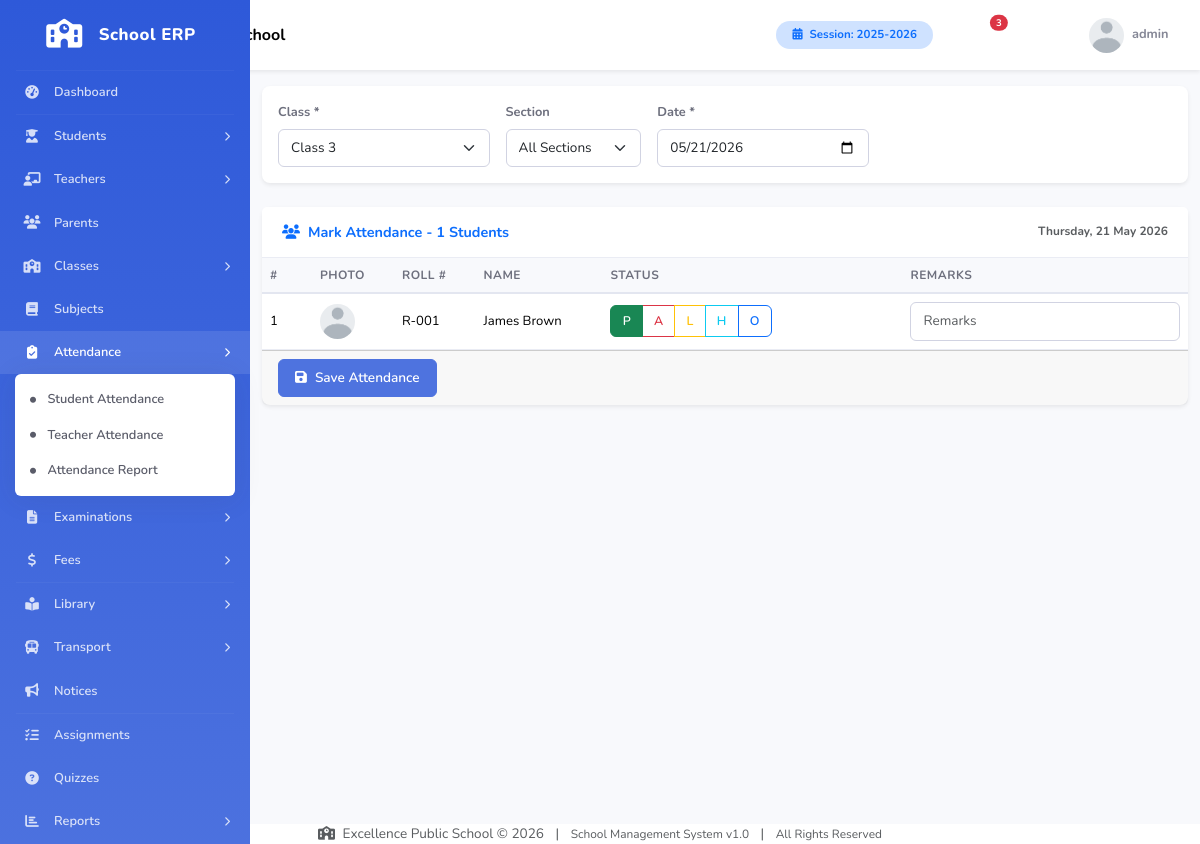
Page /modules/attendance/index.php?class_id=5 (signed in) on the committed database.
### tables this page shows
CREATE TABLE IF NOT EXISTS school_info (
    school_id INT(11) NOT NULL AUTO_INCREMENT,
    school_name VARCHAR(255) NOT NULL,
    school_address TEXT,
    school_phone VARCHAR(50),
    school_email VARCHAR(100),
    school_website VARCHAR(100),
    school_logo VARCHAR(255) DEFAULT 'default_logo.png',
    principal_name VARCHAR(100),
    established_year YEAR,
    registration_number VARCHAR(100),
    academic_session VARCHAR(20) DEFAULT '2025-2026',
    session_start_date DATE,
    session_end_date DATE,
    currency_symbol VARCHAR(10) DEFAULT '$',
    timezone VARCHAR(50) DEFAULT 'UTC',
    theme_color VARCHAR(20) DEFAULT '#4e73df',
    sidebar_color VARCHAR(20) DEFAULT '#2e59d9',
    created_at TIMESTAMP DEFAULT CURRENT_TIMESTAMP,
    updated_at TIMESTAMP DEFAULT CURRENT_TIMESTAMP ON UPDATE CURRENT_TIMESTAMP,
    PRIMARY KEY (school_id)
);

CREATE TABLE IF NOT EXISTS students (
    student_id INT(11) NOT NULL AUTO_INCREMENT,
    user_id INT(11) NOT NULL,
    admission_no VARCHAR(30) NOT NULL,
    roll_no VARCHAR(30),
    first_name VARCHAR(50) NOT NULL,
    last_name VARCHAR(50) NOT NULL,
    gender ENUM('Male','Female','Other') NOT NULL,
    date_of_birth DATE,
    cnic_bform VARCHAR(30),
    religion VARCHAR(50),
    blood_group VARCHAR(10),
    phone VARCHAR(20),
    email VARCHAR(100),
    class_id INT(11) NOT NULL,
    section_id INT(11),
    parent_id INT(11),
    admission_date DATE,
    previous_school VARCHAR(100),
    previous_class VARCHAR(50),
    transfer_certificate VARCHAR(255),
    birth_certificate VARCHAR(255),
    photo VARCHAR(255) DEFAULT 'default_student.png',
    address TEXT,
    city VARCHAR(50),
    state VARCHAR(50),
    zip_code VARCHAR(20),
    country VARCHAR(50),
    transport_id INT(11) DEFAULT NULL,
    hostel_required TINYINT(1) DEFAULT 0,
    medical_notes TEXT,
    status ENUM('active','inactive','graduated','transferred','suspended') DEFAULT 'active',
    created_at TIMESTAMP DEFAULT CURRENT_TIMESTAMP,
    updated_at TIMESTAMP DEFAULT CURRENT_TIMESTAMP ON UPDATE CURRENT_TIMESTAMP,
    PRIMARY KEY (student_id),
    UNIQUE KEY uk_admission_no (admission_no),
    UNIQUE KEY uk_student_user (user_id),
    KEY idx_class_student (class_id),
    KEY idx_section_student (section_id),
    KEY idx_parent_student (parent_id),
    CONSTRAINT fk_student_user FOREIGN KEY (user_id) REFERENCES users(user_id) ON DELETE CASCADE,
    CONSTRAINT fk_student_class FOREIGN KEY (class_id) REFERENCES classes(class_id),
    CONSTRAINT fk_student_section FOREIGN KEY (section_id) REFERENCES sections(section_id),
    CONSTRAINT fk_student_parent FOREIGN KEY (parent_id) REFERENCES parents(parent_id)
);

### includes/functions.php (called while the page is built, shortened)
<?php
require_once __DIR__ . '/../config/database.php';
function getCurrentSession() {
    global $conn;
    $result = $conn->query("SELECT academic_session FROM school_info LIMIT 1");
    if ($result && $result->num_rows > 0) {
        return $result->fetch_assoc()['academic_session'];
    }
    return date('Y') . '-' . (date('Y') + 1);
}
function getSchoolInfo() {
    global $conn;
    $result = $conn->query("SELECT * FROM school_info LIMIT 1");
    if ($result && $result->num_rows > 0) {
        return $result->fetch_assoc();
    }
    return null;
}
function getUnreadNotificationCount($user_id) {
    global $conn;
    $stmt = $conn->prepare("SELECT COUNT(*) as count FROM notifications WHERE user_id = ? AND is_read = 0");
    $stmt->bind_param("i", $user_id);
    $stmt->execute();
    return $stmt->get_result()->fetch_assoc()['count'] ?? 0;
}
?>

### includes/auth.php (called while the page is built, shortened)
<?php
require_once __DIR__ . '/../config/database.php';
function getCurrentUserId() {
    return $_SESSION['user_id'] ?? null;
}
function getCurrentUserRole() {
    return $_SESSION['role'] ?? null;
}
function getCurrentUserName() {
    return $_SESSION['username'] ?? 'Guest';
}
function sanitize($input) {
    global $conn;
    $input = trim($input);
    $input = stripslashes($input);
    $input = htmlspecialchars($input, ENT_QUOTES, 'UTF-8');
    if ($conn) {
        $input = $conn->real_escape_string($input);
    }
    return $input;
}
?>

### modules/attendance/index.php (the view, shortened to what this page needs)
<?php
require_once '../../config/database.php';
require_once '../../includes/auth.php';
require_once '../../includes/functions.php';
$classId = intval($_GET['class_id'] ?? 0);
$sectionId = intval($_GET['section_id'] ?? 0);
$date = sanitize($_GET['date'] ?? date('Y-m-d'));
$classes = $conn->query("SELECT * FROM classes WHERE status=1 ORDER BY class_name_numeric");
$students = null;
$existingAttendance = [];
if ($classId > 0) {
    $stmt = $conn->prepare("SELECT s.student_id, s.first_name, s.last_name, s.roll_no, s.photo FROM students s WHERE s.class_id=? AND (?=0 OR s.section_id=?) AND s.status='active' ORDER BY s.roll_no, s.first_name");
    $stmt->bind_param("iii", $classId, $sectionId, $sectionId);
    $stmt->execute();
    $students = $stmt->get_result();
}
include '../../includes/header.php';
?>
<div id="wrapper">
    <?php include '../../includes/sidebar.php'; ?>
    <div id="content-wrapper" class="d-flex flex-column">
        <?php include '../../includes/navbar.php'; ?>
        <div class="container-fluid py-4">
            <div class="d-sm-flex align-items-center justify-content-between mb-4">
                <h1 class="h3 mb-0 text-gray-800"><i class="fas fa-clipboard-check me-2 text-primary"></i>Student Attendance</h1>
                <a href="report.php" class="btn btn-info"><i class="fas fa-chart-bar me-2"></i>Attendance Report</a>
            </div>
            <div class="card shadow-sm mb-4">
                <div class="card-body">
                    <form method="GET" class="row g-3 align-items-end">
                        <div class="col-md-3">
                            <label class="form-label">Class *</label>
                            <select class="form-select class-select" name="class_id" required onchange="this.form.submit()">
                                <?php $classes->data_seek(0); while($c=$classes->fetch_assoc()): ?>
                                <option value="<?php echo $c['class_id']; ?>" <?php echo $classId==$c['class_id']?'selected':''; ?>><?php echo $c['class_name']; ?></option>
                                <?php endwhile; ?>
                            </select>
                        </div>
                        <div class="col-md-2">
                            <label class="form-label">Section</label>
                            <select class="form-select section-select" name="section_id" onchange="this.form.submit()">
                                <option value="">All Sections</option>
                            </select>
                        </div>
                        <div class="col-md-3">
                            <label class="form-label">Date *</label>
                            <input type="date" class="form-control" name="date" value="<?php echo $date; ?>" onchange="this.form.submit()">
                        </div>
                    </form>
                </div>
            </div>
            <?php if ($classId > 0 && $students): ?>
            <form method="POST">
                <div class="card shadow-sm">
                    <div class="card-header d-flex justify-content-between align-items-center">
                        <h6 class="m-0 fw-bold text-primary">
                            <i class="fas fa-users me-2"></i>Mark Attendance - <?php echo $students->num_rows; ?> Students
                        </h6>
                        <div class="small text-muted"><?php echo date('l, d F Y', strtotime($date)); ?></div>
                    </div>
                    <div class="card-body p-0">
                        <div class="table-responsive">
                            <table class="table table-hover mb-0">
                                <thead><tr><th width="50">#</th><th>Photo</th><th>Roll #</th><th>Name</th><th width="300">Status</th><th>Remarks</th></tr></thead>
                                <tbody>
                                    <?php $i=1; while($st=$students->fetch_assoc()):
                                        $existing = $existingAttendance[$st['student_id']] ?? null;
                                    ?>
                                    <tr>
                                        <td><?php echo $i++; ?></td>
                                        <td><img src="../../assets/uploads/students/<?php echo $st['photo']; ?>" class="rounded-circle" style="width:35px;height:35px;object-fit:cover;" onerror="this.src='../../assets/images/default-user.png'"></td>
                                        <td><?php echo $st['roll_no']; ?></td>
                                        <td><?php echo $st['first_name'].' '.$st['last_name']; ?></td>
                                        <td>
                                            <div class="btn-group" role="group">
                                                <?php foreach(['Present','Absent','Late','Half Day','On Leave'] as $status): ?>
                                                <label class="btn btn-outline-<?php echo $status=='Present'?'success':($status=='Absent'?'danger':($status=='Late'?'warning':($status=='Half Day'?'info':'primary'))); ?> btn-sm" for="st<?php echo $st['student_id'].$status; ?>"><?php echo substr($status,0,1); ?></label>
                                                <?php endforeach; ?>
                                            </div>
                                        </td>
                                        <td><input type="text" class="form-control form-control-sm" name="remarks[<?php echo $st['student_id']; ?>]" value="<?php echo $existing['remarks'] ?? ''; ?>" placeholder="Remarks"></td>
                                    </tr>
                                    <?php endwhile; ?>
                                </tbody>
                            </table>
                        </div>
                    </div>
                    <div class="card-footer">
                        <button type="submit" class="btn btn-primary"><i class="fas fa-save me-2"></i>Save Attendance</button>
                    </div>
                </div>
            </form>
            <?php elseif ($classId > 0): ?>
            <div class="alert alert-info">No students found in this class.</div>
            <?php endif; ?>
        </div>
    </div>
</div>
<?php include '../../includes/footer.php'; ?>

### includes/navbar.php (shortened to what this page needs)
<?php
$role = getCurrentUserRole();
$userName = getCurrentUserName();
$notifications = getUnreadNotificationCount(getCurrentUserId());
$school = getSchoolInfo();
$schoolName = $school['school_name'] ?? SITE_NAME;
$profileImg = $_SESSION['profile_image'] ?? 'default.png';
?>
<nav class="navbar navbar-expand-lg navbar-light bg-white topbar shadow-sm fixed-top">
    <div class="container-fluid">
        <button class="btn btn-link rounded-circle me-3" id="sidebarToggle">
            <i class="fas fa-bars"></i>
        </button>
        <a class="navbar-brand d-none d-md-block" href="<?php echo BASE_URL; ?>dashboard.php">
            <i class="fas fa-school me-2 text-primary"></i>
            <span class="fw-bold"><?php echo htmlspecialchars($schoolName); ?></span>
        </a>
        <ul class="navbar-nav ms-auto align-items-center">
            <li class="nav-item d-none d-lg-block me-3">
                <span class="badge bg-primary-subtle text-primary px-3 py-2 rounded-pill">
                    <i class="fas fa-calendar-alt me-1"></i> Session: <?php echo getCurrentSession(); ?>
                </span>
            </li>
            <li class="nav-item dropdown me-3">
                <a class="nav-link position-relative" href="#" id="notificationDropdown" role="button" data-bs-toggle="dropdown" aria-expanded="false">
                    <?php if ($notifications > 0): ?>
                    <span class="position-absolute top-0 start-100 translate-middle badge rounded-pill bg-danger" style="font-size: 0.6rem;">
                        <?php echo $notifications; ?>
                    </span>
                    <?php endif; ?>
                </a>
            </li>
            <li class="nav-item dropdown me-3 d-none d-md-block">
                <a class="nav-link" href="#" id="quickLinksDropdown" role="button" data-bs-toggle="dropdown" aria-expanded="false">
                </a>
            </li>
            <li class="nav-item dropdown">
                <a class="nav-link dropdown-toggle d-flex align-items-center" href="#" id="userDropdown" role="button" data-bs-toggle="dropdown" aria-expanded="false">
                    <img class="rounded-circle me-2" src="<?php echo BASE_URL; ?>assets/uploads/<?php echo ($role == 'teacher' ? 'teachers' : ($role == 'student' ? 'students' : 'logos')); ?>/<?php echo $profileImg; ?>"
                         alt="Profile" style="width:35px;height:35px;object-fit:cover;"
                         onerror="this.src='<?php echo BASE_URL; ?>assets/images/default-user.png'">
                    <span class="d-none d-lg-inline small fw-bold text-gray-600"><?php echo htmlspecialchars($userName); ?></span>
                </a>
            </li>
        </ul>
    </div>
</nav>

### includes/footer.php (shortened to what this page needs)
<?php
$school = getSchoolInfo();
$schoolName = $school['school_name'] ?? SITE_NAME;
$year = date('Y');
?>
            <footer class="sticky-footer bg-white mt-4">
                <div class="container my-auto">
                    <div class="copyright text-center my-auto">
                        <span class="text-muted">
                            <i class="fas fa-school me-1"></i>
                            <?php echo htmlspecialchars($schoolName); ?> &copy; <?php echo $year; ?>
                            <span class="mx-2">|</span>
                            <span class="small">School Management System v<?php echo VERSION; ?></span>
                            <span class="mx-2">|</span>
                            <span class="small">All Rights Reserved</span>
                        </span>
                    </div>
                </div>
            </footer>
</body>
</html>

### assets/css/style.css (style rules this page uses)
* { margin: 0; padding: 0; box-sizing: border-box; }
body { font-family: 'Nunito', sans-serif; font-size: 0.85rem; color: #5a5c69; background-color: #f8f9fc; overflow-x: hidden; }
h1, h2, h3, h4, h5, h6 { font-family: 'Nunito', sans-serif; font-weight: 700; color: #4e5154; }
.text-gray-600 { color: #858796 !important; }
.text-gray-800 { color: #5a5c69 !important; }
#wrapper { display: flex; width: 100%; min-height: 100vh; }
#content-wrapper { flex: 1; margin-left: 250px; transition: all 0.3s ease; }
.nav-item { position: relative; }
.nav-item .nav-link { color: rgba(255,255,255,0.8); padding: 12px 20px; font-weight: 600; display: flex; align-items: center; transition: all 0.2s; }
.nav-item .nav-link span { font-size: 0.8rem; }
.topbar { height: 70px; box-shadow: 0 0.15rem 1.75rem rgba(58,59,69,0.1); z-index: 999; }
#sidebarToggle { color: #858796; font-size: 1.1rem; padding: 8px 12px; transition: all 0.2s; }
.navbar-brand { font-size: 1rem; font-weight: 800; }
.card { border: none; border-radius: 8px; box-shadow: 0 0.15rem 1.75rem rgba(58,59,69,0.05); transition: all 0.2s; }
.card-header { background: white; border-bottom: 1px solid #eaecf4; padding: 1rem 1.25rem; font-weight: 700; }
.card-header h6 { margin: 0; font-size: 0.9rem; }
.table { font-size: 0.82rem; color: #5a5c69; }
.table thead th { background: #f8f9fc; border-bottom: 2px solid #e3e6f0; font-weight: 700; font-size: 0.75rem; text-transform: uppercase; letter-spacing: 0.5px; color: #6e707e; white-space: nowrap; }
.table tbody td { vertical-align: middle; border-bottom: 1px solid #eaecf4; }
.form-control, .form-select { border: 1px solid #d1d3e2; border-radius: 6px; font-size: 0.85rem; padding: 0.5rem 0.75rem; }
.form-label { font-weight: 700; font-size: 0.8rem; color: #6e707e; margin-bottom: 0.4rem; }
.btn { font-size: 0.85rem; font-weight: 600; padding: 0.5rem 1rem; border-radius: 6px; transition: all 0.2s; }
.btn-sm { padding: 0.35rem 0.7rem; font-size: 0.78rem; }
.btn-primary { background: var(--primary-color, #4e73df); border-color: var(--primary-color, #4e73df); }
.badge { font-size: 0.72rem; font-weight: 700; padding: 0.35em 0.65em; border-radius: 6px; }
.card { animation: fadeIn 0.3s ease; }

### rows in the picture
school_info: school_name "Excellence Public School", academic_session "2025-2026"
students: roll_no "R-001", first_name "James", last_name "Brown", status "P", status "A", status "L", status "H", status "O"

### other values in the picture
$menu['title'] "Dashboard"
$menu['title'] "Students"
$menu['title'] "Teachers"
$menu['title'] "Parents"
$menu['title'] "Classes"
$menu['title'] "Subjects"
$menu['title'] "Attendance"
$sub['title'] "Student Attendance"
$sub['title'] "Teacher Attendance"
$sub['title'] "Attendance Report"
$menu['title'] "Examinations"
$menu['title'] "Fees"
$menu['title'] "Library"
$menu['title'] "Transport"
$menu['title'] "Notices"
